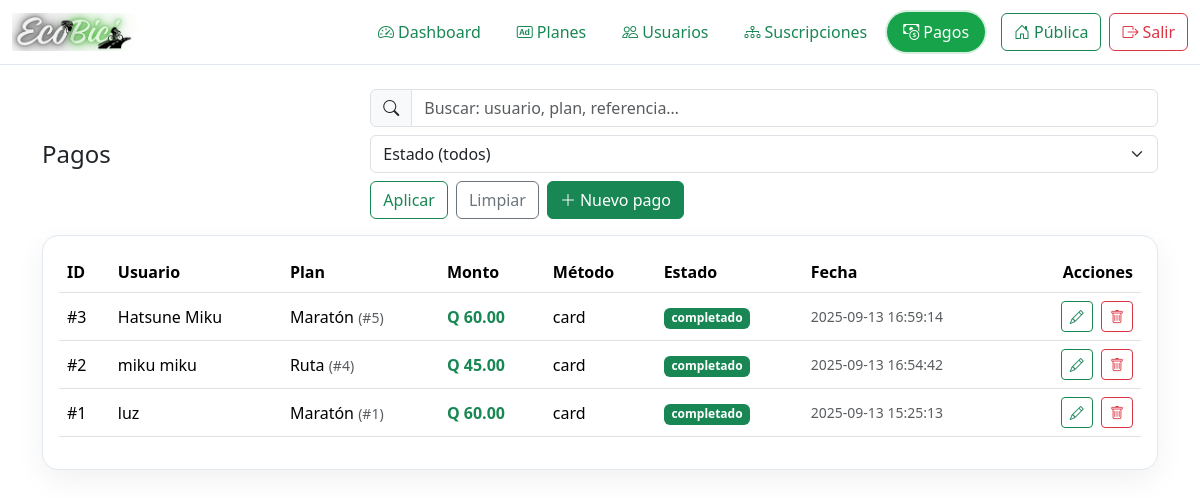
Page /administrador/pagos.php (signed in) on the committed database.
### tables this page shows
CREATE TABLE `payments` (
  `id` bigint(20) UNSIGNED NOT NULL,
  `subscription_id` bigint(20) UNSIGNED NOT NULL,
  `monto` decimal(10,2) NOT NULL,
  `metodo` varchar(50) NOT NULL DEFAULT 'simulado',
  `referencia` varchar(191) DEFAULT NULL,
  `estado` enum('pendiente','completado','fallido') NOT NULL DEFAULT 'pendiente',
  `created_at` timestamp NOT NULL DEFAULT current_timestamp(),
  `updated_at` timestamp NOT NULL DEFAULT current_timestamp() ON UPDATE current_timestamp()
);

CREATE TABLE `users` (
  `id` bigint(20) UNSIGNED NOT NULL,
  `name` varchar(100) NOT NULL,
  `apellido` varchar(100) DEFAULT NULL,
  `email` varchar(190) NOT NULL,
  `password` varchar(255) NOT NULL,
  `role` enum('admin','cliente') NOT NULL DEFAULT 'cliente',
  `dpi` varchar(20) DEFAULT NULL,
  `telefono` varchar(30) DEFAULT NULL,
  `email_verified_at` datetime DEFAULT NULL,
  `remember_token` varchar(100) DEFAULT NULL,
  `created_at` timestamp NOT NULL DEFAULT current_timestamp(),
  `updated_at` timestamp NOT NULL DEFAULT current_timestamp() ON UPDATE current_timestamp(),
  `fecha_nacimiento` date DEFAULT NULL,
  `foto` varchar(255) DEFAULT NULL
);

CREATE TABLE `plans` (
  `id` bigint(20) UNSIGNED NOT NULL,
  `nombre` varchar(100) NOT NULL,
  `descripcion` text DEFAULT NULL,
  `precio` decimal(10,2) NOT NULL,
  `created_at` timestamp NOT NULL DEFAULT current_timestamp(),
  `updated_at` timestamp NOT NULL DEFAULT current_timestamp() ON UPDATE current_timestamp()
);

CREATE TABLE `subscriptions` (
  `id` bigint(20) UNSIGNED NOT NULL,
  `user_id` bigint(20) UNSIGNED NOT NULL,
  `plan_id` bigint(20) UNSIGNED NOT NULL,
  `fecha_inicio` date NOT NULL,
  `fecha_fin` date DEFAULT NULL,
  `estado` enum('activa','inactiva','pendiente') NOT NULL DEFAULT 'pendiente',
  `activa_flag` tinyint(4) GENERATED ALWAYS AS (case when `estado` = 'activa' then 1 else NULL end) VIRTUAL,
  `created_at` timestamp NOT NULL DEFAULT current_timestamp(),
  `updated_at` timestamp NOT NULL DEFAULT current_timestamp() ON UPDATE current_timestamp()
);

### administrador/pagos.php (the view, shortened to what this page needs)
<?php
require_once __DIR__ . '/admin_boot.php';
$q       = trim($_GET['q'] ?? '');
$page    = max(1, (int)($_GET['page'] ?? 1));
$perPage = 10;
$where = [];
$args  = [];
$wsql = $where ? ('WHERE ' . implode(' AND ', $where)) : '';
$offset = ($page - 1) * $perPage;
$sql = "
  SELECT p.id,p.monto,p.metodo,p.referencia,p.estado,p.created_at,
         s.id sid, u.name usuario, pl.nombre plan
  FROM payments p
  JOIN subscriptions s ON s.id=p.subscription_id
  JOIN users u ON u.id=s.user_id
  JOIN plans pl ON pl.id=s.plan_id
  $wsql
  ORDER BY p.created_at DESC
  LIMIT $perPage OFFSET $offset
";
$st = $pdo->prepare($sql);
$st->execute($args);
$pagos = $st->fetchAll(PDO::FETCH_ASSOC);
?>
<!doctype html>
<html lang="es">
<head>
    <link href="https://cdn.jsdelivr.net/npm/bootstrap@5.3.3/dist/css/bootstrap.min.css" rel="stylesheet">
    <link href="https://cdn.jsdelivr.net/npm/bootstrap-icons@1.11.3/font/bootstrap-icons.css" rel="stylesheet">
</head>
<body>
    <?php admin_nav('pagos'); ?>
    <main class="container py-4">
        <div class="d-flex flex-column flex-md-row gap-2 justify-content-between align-items-md-center mb-3">
            <h4 class="mb-0">Pagos</h4>
            <form class="d-flex flex-wrap gap-2" method="get">
                <div class="input-group">
                    <span class="input-group-text"><i class="bi bi-search"></i></span>
                    <input class="form-control" name="q" value="<?= e($q) ?>" placeholder="Buscar: usuario, plan, referencia…">
                </div>
                <select class="form-select" name="estado" style="min-width:160px">
                    <option value="">Estado (todos)</option>
                </select>
                <button class="btn btn-outline-success">Aplicar</button>
                <a class="btn btn-outline-secondary" href="/ecobici/administrador/pagos.php">Limpiar</a>
                <button type="button" class="btn btn-success" data-bs-toggle="modal" data-bs-target="#mdlCreate">
                    <i class="bi bi-plus-lg me-1"></i>Nuevo pago
                </button>
            </form>
        </div>
        <div class="card-elev p-3">
            <div class="table-responsive">
                <table class="table align-middle">
                    <thead>
                        <tr>
                            <th class="text-nowrap">ID</th>
                            <th>Usuario</th>
                            <th>Plan</th>
                            <th>Monto</th>
                            <th class="col-metodo">Método</th>
                            <th>Estado</th>
                            <th class="col-fecha">Fecha</th>
                            <th class="text-end">Acciones</th>
                        </tr>
                    </thead>
                    <tbody>
                        <?php if ($pagos): foreach ($pagos as $p): ?>
                                <tr>
                                    <td class="text-nowrap">#<?= e($p['id']) ?></td>
                                    <td><?= e($p['usuario']) ?></td>
                                    <td><?= e($p['plan']) ?> <small class="text-muted">(#<?= e($p['sid']) ?>)</small></td>
                                    <td class="fw-semibold text-success">Q <?= number_format((float)$p['monto'], 2) ?></td>
                                    <td class="col-metodo"><?= e($p['metodo']) ?></td>
                                    <td>
                                        <?php $cls = $p['estado'] === 'completado' ? 'success' : ($p['estado'] === 'pendiente' ? 'warning' : 'danger'); ?>
                                        <span class="badge text-bg-<?= $cls ?>"><?= e($p['estado']) ?></span>
                                    </td>
                                    <td class="small text-muted col-fecha"><?= e($p['created_at']) ?></td>
                                    <td class="text-end">
                                        <button class="btn btn-sm btn-outline-success me-1" data-bs-toggle="modal" data-bs-target="#mdlEdit"
                                            data-id="<?= e($p['id']) ?>"
                                            data-monto="<?= e($p['monto']) ?>"
                                            data-metodo="<?= e($p['metodo']) ?>"
                                            data-ref="<?= e($p['referencia']) ?>"
                                            data-estado="<?= e($p['estado']) ?>">
                                            <i class="bi bi-pencil"></i>
                                        </button>
                                        <form method="post" class="d-inline" onsubmit="return confirm('¿Eliminar pago?');">
                                            <button class="btn btn-sm btn-outline-danger"><i class="bi bi-trash"></i></button>
                                        </form>
                                    </td>
                                </tr>
                            <?php endforeach;
                        else: ?>
                            <tr>
                                <td colspan="8" class="text-center text-muted">No hay pagos que coincidan con el filtro.</td>
                            </tr>
                        <?php endif; ?>
                    </tbody>
                </table>
            </div>
        </div>
    </main>
</body>
</html>

### administrador/admin_boot.php (shortened to what this page needs)
<?php
if (!function_exists('e')) {
    function e($v): string
    {
        return htmlspecialchars((string)$v, ENT_QUOTES, 'UTF-8');
    }
}
if (!function_exists('admin_nav')) {
    function admin_nav(string $active = 'dash'): void
    {
        $items = [
            ['key' => 'dash',   'href' => '/ecobici/administrador/dashboard.php',     'icon' => 'bi-speedometer2', 'text' => 'Dashboard'],
            ['key' => 'planes', 'href' => '/ecobici/administrador/planes.php',        'icon' => 'bi-badge-ad',     'text' => 'Planes'],
            ['key' => 'users',  'href' => '/ecobici/administrador/usuarios.php',      'icon' => 'bi-people',       'text' => 'Usuarios'],
            ['key' => 'subs',   'href' => '/ecobici/administrador/suscripciones.php', 'icon' => 'bi-diagram-3',    'text' => 'Suscripciones'],
            ['key' => 'pagos',  'href' => '/ecobici/administrador/pagos.php',         'icon' => 'bi-cash-coin',    'text' => 'Pagos'],
        ];
        echo '<nav class="navbar navbar-expand-lg bg-white adminbar sticky-top">',
             '<div class="container-fluid">',
             '<a class="navbar-brand d-flex align-items-center gap-2" href="/ecobici/administrador/dashboard.php">',
             '<img src="/ecobici/cliente/styles/logo.jpg" alt="EcoBici">',
             '<span class="visually-hidden">EcoBici Admin</span>',
             '</a>',
             '<button class="navbar-toggler" type="button" data-bs-toggle="collapse" data-bs-target="#adminNav" aria-controls="adminNav" aria-expanded="false" aria-label="Menú">',
             '<span class="navbar-toggler-icon"></span></button>',
             '<div class="collapse navbar-collapse" id="adminNav">',
             '<ul class="navbar-nav ms-auto align-items-lg-center gap-lg-1">';
        foreach ($items as $it) {
            $is = ($active === $it['key']) ? ' active' : '';
            echo '<li class="nav-item">',
                 '<a class="nav-link px-3 py-2', $is, '" href="', e($it['href']), '">',
                 '<i class="bi ', e($it['icon']), ' me-1"></i>', e($it['text']),
                 '</a>',
                 '</li>';
        }
        echo    '</ul>',
                '<div class="d-flex gap-2 ms-lg-3 mt-3 mt-lg-0">',
                '<a class="btn btn-outline-success" href="/ecobici/index.php"><i class="bi bi-house-door me-1"></i>Pública</a>',
                '<a class="btn btn-outline-danger" href="/ecobici/logout.php"><i class="bi bi-box-arrow-right me-1"></i>Salir</a>',
                '</div>',
                '</div>',
                '</div>',
                '</nav>';
    }
}

### administrador/pagos.php (style rules this page uses)
:root { --ring: #e2e8f0; --muted: #64748b; }
.card-elev { background: #fff; border: 1px solid var(--ring); border-radius: 16px; box-shadow: 0 10px 30px rgba(2, 6, 23, .06) }
.table td, .table th { vertical-align: middle }

### administrador/admin_boot.php (style rules this page uses)
.adminbar { border-bottom:1px solid #e2e8f0 }
.adminbar .navbar-brand { font-weight:700;letter-spacing:.2px }
.adminbar .navbar-brand img { height:38px }
.adminbar .nav-link { color:#198754 }
.adminbar .nav-link.active { background:#16a34a;color:#fff!important;border-radius:999px;box-shadow:0 0 0 .12rem rgba(22,163,74,.18) }

### rows in the picture
payments: id "3", users.name "Hatsune Miku", plans.nombre "Maratón", subscription "5", monto "60.00", metodo "card", estado "completado", created_at "2025-09-13 16:59:14"
payments: id "2", users.name "miku miku", plans.nombre "Ruta", subscription "4", monto "45.00", metodo "card", estado "completado", created_at "2025-09-13 16:54:42"
payments: id "1", users.name "luz", plans.nombre "Maratón", subscription "1", monto "60.00", metodo "card", estado "completado", created_at "2025-09-13 15:25:13"

### other values in the picture
$it['text'] "Dashboard"
$it['text'] "Planes"
$it['text'] "Usuarios"
$it['text'] "Suscripciones"
$it['text'] "Pagos"
